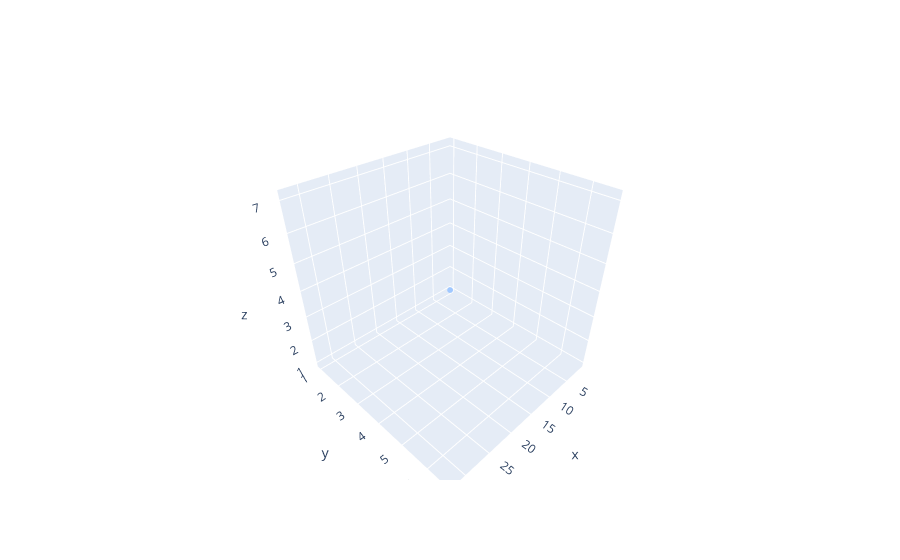

The code cell stored with this chart in its notebook:
### Code cell
if a is not None:
    x,y,z = zip(*a)
    scatter_plot(x,y,z)

### Figure 1 — Plotly figure (JSON) as saved in the notebook; plotly's stock layout.template omitted (floating-point values rounded to 4 significant figures; data arrays with more than 128 entries replaced by an {"elided": "..."} marker saying what was removed)
{"data": [{"marker": {"color": {"elided": "130 float values"}, "colorscale": [[0, "rgb(0,0,0)"], [0.25, "rgb(230,0,0)"], [0.5, "rgb(230,210,0)"], [0.75, "rgb(255,255,255)"], [1, "rgb(160,200,255)"]], "size": 2}, "mode": "markers", "type": "scatter3d", "x": {"elided": "130 float values"}, "y": {"elided": "130 float values"}, "z": {"elided": "130 float values"}}], "layout": {}}
